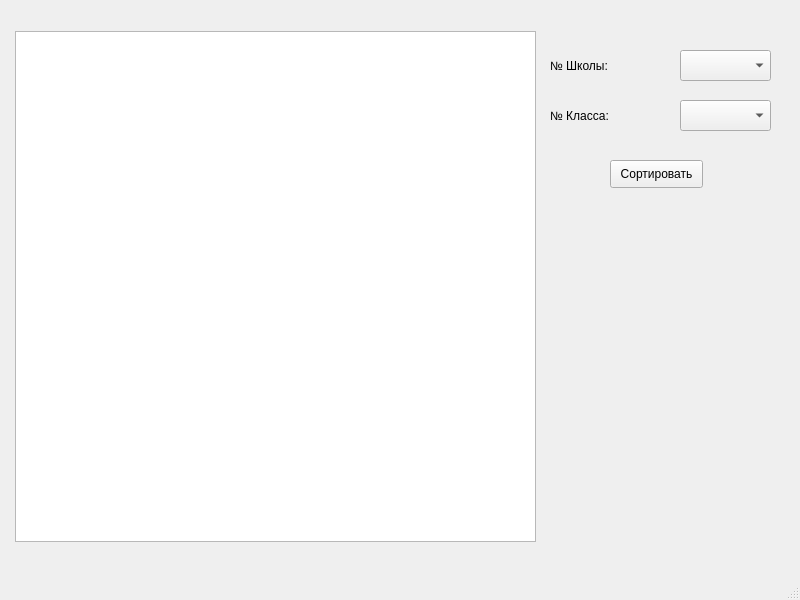
<?xml version="1.0" encoding="UTF-8"?>
<ui version="4.0">
 <class>MainWindow</class>
 <widget class="QMainWindow" name="MainWindow">
  <property name="geometry">
   <rect>
    <x>0</x>
    <y>0</y>
    <width>800</width>
    <height>600</height>
   </rect>
  </property>
  <property name="windowTitle">
   <string>MainWindow</string>
  </property>
  <widget class="QWidget" name="centralwidget">
   <widget class="QTableWidget" name="tableWidget">
    <property name="geometry">
     <rect>
      <x>15</x>
      <y>31</y>
      <width>521</width>
      <height>511</height>
     </rect>
    </property>
   </widget>
   <widget class="QComboBox" name="comboBox">
    <property name="geometry">
     <rect>
      <x>680</x>
      <y>50</y>
      <width>91</width>
      <height>31</height>
     </rect>
    </property>
   </widget>
   <widget class="QComboBox" name="comboBox_2">
    <property name="geometry">
     <rect>
      <x>680</x>
      <y>100</y>
      <width>91</width>
      <height>31</height>
     </rect>
    </property>
   </widget>
   <widget class="QLabel" name="label">
    <property name="geometry">
     <rect>
      <x>550</x>
      <y>50</y>
      <width>91</width>
      <height>31</height>
     </rect>
    </property>
    <property name="text">
     <string>№ Школы:</string>
    </property>
   </widget>
   <widget class="QLabel" name="label_2">
    <property name="geometry">
     <rect>
      <x>550</x>
      <y>100</y>
      <width>91</width>
      <height>31</height>
     </rect>
    </property>
    <property name="text">
     <string>№ Класса:</string>
    </property>
   </widget>
   <widget class="QPushButton" name="pushButton">
    <property name="geometry">
     <rect>
      <x>610</x>
      <y>160</y>
      <width>93</width>
      <height>28</height>
     </rect>
    </property>
    <property name="text">
     <string>Сортировать</string>
    </property>
   </widget>
  </widget>
  <widget class="QMenuBar" name="menubar">
   <property name="geometry">
    <rect>
     <x>0</x>
     <y>0</y>
     <width>800</width>
     <height>26</height>
    </rect>
   </property>
  </widget>
  <widget class="QStatusBar" name="statusbar"/>
 </widget>
 <resources/>
 <connections/>
</ui>
